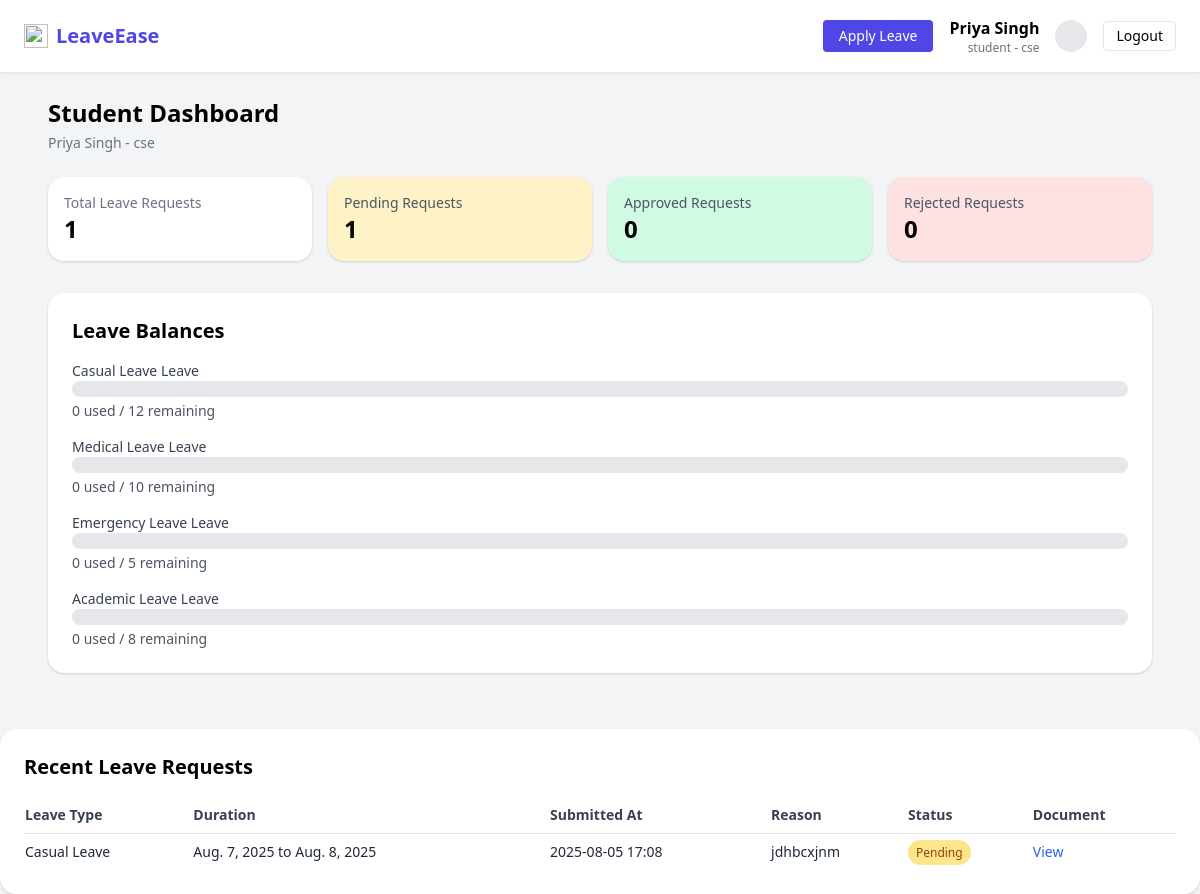
The app's page /student/dashboard/ (signed in) with its own data.
### accounts/models.py (models this page shows, shortened)
class CustomUser(AbstractUser):
    ROLE_CHOICES = [
        ('student', 'Student'),
        ('faculty', 'Faculty'),
        ('admin', 'Admin'),
    ]
    phone_number = models.CharField(max_length=15)
    role = models.CharField(max_length=10, choices=ROLE_CHOICES)
    department = models.CharField(max_length=100)
    roll_number = models.CharField(max_length=20, blank=True, null=True)

class LeaveRequest(models.Model):
    user = models.ForeignKey(settings.AUTH_USER_MODEL, on_delete=models.CASCADE)
    leave_type = models.CharField(max_length=20, choices=LEAVE_TYPES)
    start_date = models.DateField()
    end_date = models.DateField()
    reason = models.TextField()
    address_during_leave = models.CharField(max_length=255, blank=True)
    emergency_contact = models.CharField(max_length=15, blank=True)
    document = models.FileField(upload_to='leave_documents/', blank=True, null=True)
    submitted_at = models.DateTimeField(auto_now_add=True)
    status = models.CharField(max_length=20, choices=LEAVE_STATUS, default='Pending')

### accounts/views.py (the view)
# urls.py: path('student/dashboard/', views.student_dashboard, name='student_dashboard'),
@login_required
def student_dashboard(request):
    user = request.user
    balance, _ = LeaveBalance.objects.get_or_create(user=user)
    approved_leaves = LeaveRequest.objects.filter(user=user, status='Approved')
    leave_data = []
    for lt in ['Casual Leave', 'Medical Leave', 'Emergency Leave', 'Academic Leave']:
        used = sum(l.duration for l in approved_leaves if l.leave_type == lt)
        remaining = getattr(balance, lt.split()[0].lower(), 0)
        leave_data.append((lt, used, remaining))
    context = {
        'leave_data': leave_data,
        'recent_leaves': LeaveRequest.objects.filter(user=user).order_by('-submitted_at')[:5],
        'total_requests': LeaveRequest.objects.filter(user=user).count(),
        'approved_requests': approved_leaves.count(),
        'pending_requests': LeaveRequest.objects.filter(user=user, status='Pending').count(),
        'rejected_requests': LeaveRequest.objects.filter(user=user, status='Rejected').count(),
    }
    return render(request, 'student/student_dashboard.html', context)

### accounts/templatetags/custom_filters.py (called while the page is built)
@register.filter
def get_percent(used, total):
    try:
        return int((used / total) * 100)
    except ZeroDivisionError:
        return 0

### accounts/templates/student/student_dashboard.html (shortened to what this page needs)
{% load static %}
{% load custom_filters %}
<!DOCTYPE html>
<html lang="en">
<head>
  <link href="https://cdn.jsdelivr.net/npm/tailwindcss@2.2.19/dist/tailwind.min.css" rel="stylesheet">
</head>
<body class="bg-gray-100">
<nav class="bg-white border-b shadow-sm px-6 py-4 flex justify-between items-center">
  <div class="flex items-center space-x-2">
    <img src="https://img.icons8.com/fluency/48/leave.png" class="h-6 w-6" />
    <h1 class="text-xl font-bold text-indigo-600">LeaveEase</h1>
  </div>
  <div class="flex items-center space-x-4">
    {% if user.role == "student" %}
      <a href="{% url 'apply_leave' %}" class="bg-indigo-600 text-white text-sm px-4 py-1.5 rounded hover:bg-indigo-700">
        Apply Leave
      </a>
    {% endif %}
    <div class="text-right hidden sm:block">
      <p class="font-semibold">{{ user.get_full_name }}</p>
      <p class="text-xs text-gray-500">{{ user.role }} - {{ user.department }}</p>
    </div>
    <div class="bg-gray-200 text-sm rounded-full w-8 h-8 flex items-center justify-center font-semibold">
    </div>
    <a href="{% url 'logout' %}" class="bg-white border px-3 py-1 rounded hover:bg-gray-100 text-sm">Logout</a>
  </div>
</nav>
<div class="max-w-6xl mx-auto p-6">
    <h2 class="text-2xl font-bold mb-1">Student Dashboard</h2>
    <p class="text-sm text-gray-500 mb-6">{{ user.get_full_name }} - {{ user.department }}</p>
    <div class="grid grid-cols-1 sm:grid-cols-2 lg:grid-cols-4 gap-4 mb-8">
      <div class="bg-white rounded-2xl shadow p-4">
        <p class="text-sm text-gray-500">Total Leave Requests</p>
        <p class="text-2xl font-semibold">{{ total_requests }}</p>
      </div>
      <div class="bg-yellow-100 rounded-2xl shadow p-4">
        <p class="text-sm text-gray-600">Pending Requests</p>
        <p class="text-2xl font-semibold">{{ pending_requests }}</p>
      </div>
      <div class="bg-green-100 rounded-2xl shadow p-4">
        <p class="text-sm text-gray-600">Approved Requests</p>
        <p class="text-2xl font-semibold">{{ approved_requests }}</p>
      </div>
      <div class="bg-red-100 rounded-2xl shadow p-4">
        <p class="text-sm text-gray-600">Rejected Requests</p>
        <p class="text-2xl font-semibold">{{ rejected_requests }}</p>
      </div>
    </div>
    <div class="bg-white rounded-2xl shadow p-6 mb-8">
      <h2 class="text-xl font-semibold mb-4">Leave Balances</h2>
      <div class="space-y-4">
        {% for type, used, remaining in leave_data %}
          {% with total=used|add:remaining %}
            <div>
              <p class="text-sm font-medium text-gray-700">{{ type }} Leave</p>
              <div class="w-full bg-gray-200 rounded-full h-4">
              </div>
              <p class="text-sm text-gray-600 mt-1">{{ used }} used / {{ remaining }} remaining</p>
            </div>
          {% endwith %}
        {% endfor %}
      </div>
    </div>
</div>
    <div class="bg-white rounded-2xl shadow p-6">
      <h2 class="text-xl font-semibold mb-4">Recent Leave Requests</h2>
      <table class="min-w-full table-auto text-sm">
        <thead>
          <tr class="text-left text-gray-700 border-b">
            <th class="py-2">Leave Type</th>
            <th class="py-2">Duration</th>
            <th class="py-2">Submitted At</th>
            <th class="py-2">Reason</th>
            <th class="py-2">Status</th>
            <th class="py-2">Document</th>
          </tr>
        </thead>
        <tbody class="text-gray-800">
          {% for leave in recent_leaves %}
            <tr class="border-t">
              <td class="py-2">{{ leave.leave_type }}</td>
              <td class="py-2">{{ leave.start_date }} to {{ leave.end_date }}</td>
              <td class="py-2">{{ leave.submitted_at|date:"Y-m-d H:i" }}</td>
              <td class="py-2">{{ leave.reason|truncatechars:50 }}</td>
              <td class="py-2">
                {% if leave.status == 'Pending' %}
                  <span class="bg-yellow-200 text-yellow-800 px-2 py-1 rounded-full text-xs">Pending</span>
                {% elif leave.status == 'Approved' %}
                  <span class="bg-green-200 text-green-800 px-2 py-1 rounded-full text-xs">Approved</span>
                {% else %}
                  <span class="bg-red-200 text-red-800 px-2 py-1 rounded-full text-xs">Rejected</span>
                {% endif %}
              </td>
              <td class="py-2">
                {% if leave.document %}
                  <a href="{{ leave.document.url }}" target="_blank" class="text-blue-600 hover:underline">View</a>
                {% else %}
                  -
                {% endif %}
              </td>
            </tr>
          {% empty %}
            <tr>
              <td colspan="6" class="py-4 text-center text-gray-500">No leave requests yet.</td>
            </tr>
          {% endfor %}
        </tbody>
      </table>
    </div>
</body>
</html>

### records on screen
CustomUser: get_full_name "Priya Singh", role "student", department "cse"
LeaveRequest: leave_type "Casual Leave", start_date "Aug. 7, 2025", end_date "Aug. 8, 2025", submitted_at "2025-08-05 17:08", reason "jdhbcxjnm", status "Pending"

### other values on screen
{{ total_requests }} "1"
{{ pending_requests }} "1"
{{ approved_requests }} "0"
{{ rejected_requests }} "0"
{{ type }} "Casual Leave" "Medical Leave" "Emergency Leave" "Academic Leave"
{{ used }} "0" "0" "0" "0"
{{ remaining }} "12" "10" "5" "8"
